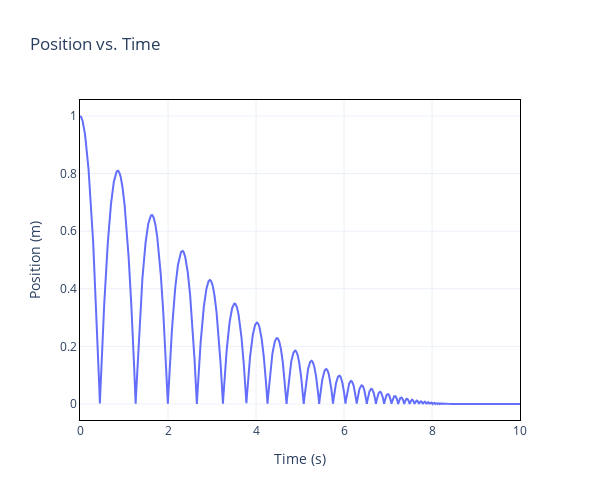
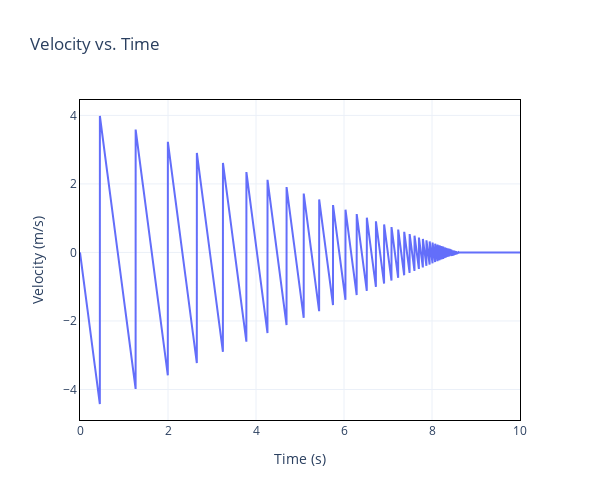
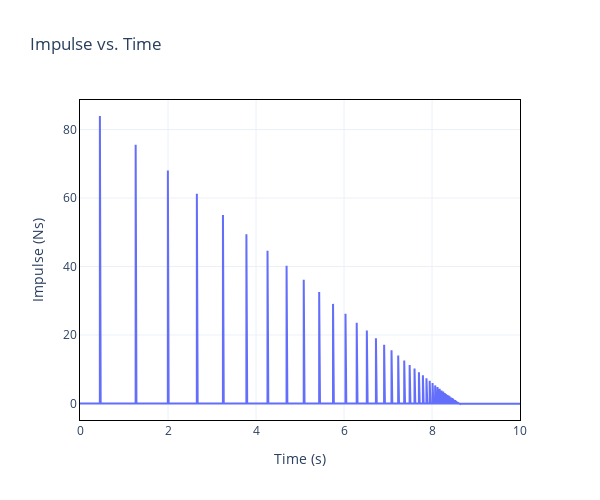

These figures' notebook cell, in order:
### Code cell
# plot position, velocity, and impulse with plotly

fig = go.Figure()
fig.add_trace(go.Scatter(x=np.arange(0, n_steps+1)*dt, y=position, mode='lines', name='position'))
fig.update_layout(title='Position vs. Time', xaxis_title='Time (s)', yaxis_title='Position (m)')
fig.update_layout(xaxis=dict(showgrid=True, showline=True, linewidth=1, linecolor='black', mirror=True, zeroline=False), # scaleratio=1),
                  yaxis=dict(showgrid=True, showline=True, linewidth=1, linecolor='black', mirror=True, zeroline=False), # scaleratio=1),
                  template='plotly_white',
                  showlegend=False,
                  width=600, height=500,)
fig.show()

fig = go.Figure()
fig.add_trace(go.Scatter(x=np.arange(0, n_steps+1)*dt, y=velocity, mode='lines', name='velocity'))
fig.update_layout(title='Velocity vs. Time', xaxis_title='Time (s)', yaxis_title='Velocity (m/s)')
fig.update_layout(xaxis=dict(showgrid=True, showline=True, linewidth=1, linecolor='black', mirror=True, zeroline=False), # scaleratio=1),
                  yaxis=dict(showgrid=True, showline=True, linewidth=1, linecolor='black', mirror=True, zeroline=False), # scaleratio=1),
                  template='plotly_white',
                  showlegend=False,
                  width=600, height=500,)
fig.show()

fig = go.Figure()
fig.add_trace(go.Scatter(x=np.arange(0, n_steps+1)*dt, y=impulse, mode='lines', name='impulse'))
fig.update_layout(title='Impulse vs. Time', xaxis_title='Time (s)', yaxis_title='Impulse (Ns)')
fig.update_layout(xaxis=dict(showgrid=True, showline=True, linewidth=1, linecolor='black', mirror=True, zeroline=False), # scaleratio=1),
                  yaxis=dict(showgrid=True, showline=True, linewidth=1, linecolor='black', mirror=True, zeroline=False), # scaleratio=1),
                  template='plotly_white',
                  showlegend=False,
                  width=600, height=500,)
fig.show()

### Figure 1 — Plotly figure (JSON) as saved in the notebook; plotly's stock layout.template omitted (floating-point values rounded to 4 significant figures; data arrays with more than 128 entries replaced by an {"elided": "..."} marker saying what was removed)
{"data": [{"mode": "lines", "name": "position", "type": "scatter", "x": {"elided": "10001 float values"}, "y": {"elided": "10001 float values"}}], "layout": {"height": 500, "showlegend": false, "title": {"text": "Position vs. Time"}, "width": 600, "xaxis": {"linecolor": "black", "linewidth": 1, "mirror": true, "showgrid": true, "showline": true, "title": {"text": "Time (s)"}, "zeroline": false}, "yaxis": {"linecolor": "black", "linewidth": 1, "mirror": true, "showgrid": true, "showline": true, "title": {"text": "Position (m)"}, "zeroline": false}}}

### Figure 2 — Plotly figure (JSON) as saved in the notebook; plotly's stock layout.template omitted (floating-point values rounded to 4 significant figures; data arrays with more than 128 entries replaced by an {"elided": "..."} marker saying what was removed)
{"data": [{"mode": "lines", "name": "velocity", "type": "scatter", "x": {"elided": "10001 float values"}, "y": {"elided": "10001 float values"}}], "layout": {"height": 500, "showlegend": false, "title": {"text": "Velocity vs. Time"}, "width": 600, "xaxis": {"linecolor": "black", "linewidth": 1, "mirror": true, "showgrid": true, "showline": true, "title": {"text": "Time (s)"}, "zeroline": false}, "yaxis": {"linecolor": "black", "linewidth": 1, "mirror": true, "showgrid": true, "showline": true, "title": {"text": "Velocity (m/s)"}, "zeroline": false}}}

### Figure 3 — Plotly figure (JSON) as saved in the notebook; plotly's stock layout.template omitted (floating-point values rounded to 4 significant figures; data arrays with more than 128 entries replaced by an {"elided": "..."} marker saying what was removed)
{"data": [{"mode": "lines", "name": "impulse", "type": "scatter", "x": {"elided": "10001 float values"}, "y": {"elided": "10001 float values"}}], "layout": {"height": 500, "showlegend": false, "title": {"text": "Impulse vs. Time"}, "width": 600, "xaxis": {"linecolor": "black", "linewidth": 1, "mirror": true, "showgrid": true, "showline": true, "title": {"text": "Time (s)"}, "zeroline": false}, "yaxis": {"linecolor": "black", "linewidth": 1, "mirror": true, "showgrid": true, "showline": true, "title": {"text": "Impulse (Ns)"}, "zeroline": false}}}
